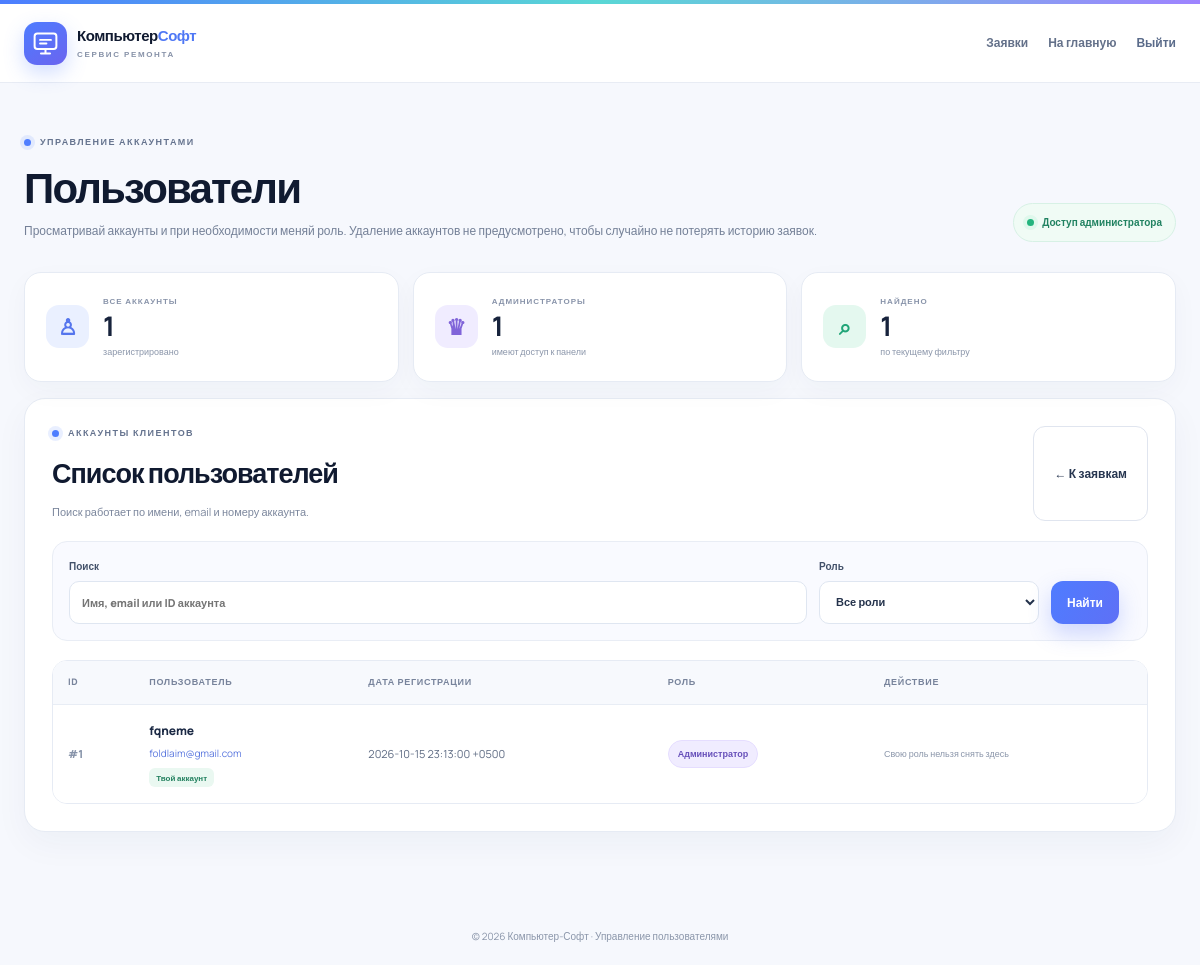
Page /admin/users (signed in) on the committed database.
### tables this page shows
CREATE TABLE users (
                id INTEGER PRIMARY KEY AUTOINCREMENT,
                full_name TEXT NOT NULL,
                email TEXT NOT NULL UNIQUE COLLATE NOCASE,
                password_hash TEXT NOT NULL,
                created_at TEXT NOT NULL
            , role TEXT NOT NULL DEFAULT 'user');

### app.py (the view)
@app.get("/admin/users")
@admin_required
def admin_users():
    search = (request.args.get("q") or "").strip()[:100]
    selected_role = (request.args.get("role") or "all").strip()
    if selected_role not in {"all", "user", "admin"}:
        selected_role = "all"
    conditions = []
    params = []
    if selected_role != "all":
        conditions.append("role = ?")
        params.append(selected_role)
    if search:
        conditions.append("(full_name LIKE ? OR email LIKE ? OR CAST(id AS TEXT) LIKE ?)")
        value = f"%{search}%"
        params.extend([value, value, value])
    sql = "SELECT id, full_name, email, created_at, role FROM users"
    if conditions:
        sql += " WHERE " + " AND ".join(conditions)
    sql += " ORDER BY id DESC LIMIT 500"
    with get_db_connection() as connection:
        users_list = connection.execute(sql, params).fetchall()
        total_users = connection.execute("SELECT COUNT(*) FROM users").fetchone()[0]
        total_admins = connection.execute("SELECT COUNT(*) FROM users WHERE role = 'admin'").fetchone()[0]
    return render_template(
        "admin_users.html",
        users_list=users_list,
        search=search,
        selected_role=selected_role,
        total_users=total_users,
        total_admins=total_admins,
        visible_count=len(users_list),
        current_admin_id=g.user["id"],
    )

### app.py (called while the page is built, shortened)
def get_db_connection() -> sqlite3.Connection:
    DATA_DIR.mkdir(parents=True, exist_ok=True)
    connection = sqlite3.connect(DB_PATH)
    connection.row_factory = sqlite3.Row
    connection.execute("PRAGMA foreign_keys = ON")
    return connection

def get_current_user():
    user_id = session.get("user_id")
    if not user_id:
        return None
    with get_db_connection() as connection:
        return connection.execute(
            "SELECT id, full_name, email, created_at, role FROM users WHERE id = ?",
            (user_id,),
        ).fetchone()

def generate_csrf_token() -> str:
    token = session.get("csrf_token")
    if not token:
        token = secrets.token_urlsafe(32)
        session["csrf_token"] = token
    return token

@app.before_request
def protect_post_requests():
    g.user = get_current_user()

@app.context_processor
def inject_template_helpers():
    return {
        "current_user": getattr(g, "user", None),
        "csrf_token": generate_csrf_token,
        "status_classes": STATUS_NAMES,
    }

def admin_required(view):
    @wraps(view)
    def wrapped_view(*args, **kwargs):
        user = getattr(g, "user", None)
        if user is None:
            flash("Войди в аккаунт администратора.", "error")
            return redirect(url_for("login"))
        if user["role"] != "admin":
            flash("У этой страницы доступ только для администратора.", "error")
            return redirect(url_for("account"))
        return view(*args, **kwargs)
    return wrapped_view

### templates/admin_users.html (shortened to what this page needs)
<!doctype html>
<html lang="ru">
<head>
  <link rel="stylesheet" href="{{ url_for('static', filename='css/style.css') }}">
</head>
<body class="admin-page">
  <header class="site-header auth-header">
    <div class="container nav-wrap">
      <a class="brand" href="{{ url_for('index') }}" aria-label="Компьютер-Софт — главная">
        <span class="brand-mark" aria-hidden="true"><svg viewBox="0 0 32 32" fill="none"><rect x="4" y="5" width="24" height="17" rx="3" stroke="currentColor" stroke-width="2.2"/><path d="M11 27h10M16 22v5M10 12h12M10 16h7" stroke="currentColor" stroke-width="2.2" stroke-linecap="round"/></svg></span>
        <span class="brand-text">Компьютер<span>Софт</span><small>СЕРВИС РЕМОНТА</small></span>
      </a>
      <div class="auth-header-links">
        <a href="{{ url_for('admin_dashboard') }}">Заявки</a>
        <a href="{{ url_for('index') }}">На главную</a>
        <form action="{{ url_for('logout') }}" method="post"><input type="hidden" name="csrf_token" value="{{ csrf_token() }}"><button type="submit" class="text-button">Выйти</button></form>
      </div>
    </div>
  </header>
  <main class="container admin-main">
    <section class="admin-heading">
      <div>
        <div class="auth-eyebrow"><span class="eyebrow-dot"></span> УПРАВЛЕНИЕ АККАУНТАМИ</div>
        <h1>Пользователи</h1>
        <p>Просматривай аккаунты и при необходимости меняй роль. Удаление аккаунтов не предусмотрено, чтобы случайно не потерять историю заявок.</p>
      </div>
      <div class="admin-access-label"><span class="admin-access-dot"></span> Доступ администратора</div>
    </section>
    <section class="admin-stats user-admin-stats" aria-label="Статистика пользователей">
      <article class="admin-stat-card"><span class="admin-stat-icon stat-blue">♙</span><div><small>ВСЕ АККАУНТЫ</small><strong>{{ total_users }}</strong><span>зарегистрировано</span></div></article>
      <article class="admin-stat-card"><span class="admin-stat-icon stat-violet">♛</span><div><small>АДМИНИСТРАТОРЫ</small><strong>{{ total_admins }}</strong><span>имеют доступ к панели</span></div></article>
      <article class="admin-stat-card"><span class="admin-stat-icon stat-green">⌕</span><div><small>НАЙДЕНО</small><strong>{{ visible_count }}{% if visible_count == 500 %}+{% endif %}</strong><span>по текущему фильтру</span></div></article>
    </section>
    <section class="admin-requests-section admin-users-section">
      <div class="admin-requests-head">
        <div><div class="auth-eyebrow"><span class="eyebrow-dot"></span> АККАУНТЫ КЛИЕНТОВ</div><h2>Список пользователей</h2><p>Поиск работает по имени, email и номеру аккаунта.</p></div>
        <a class="button button-secondary" href="{{ url_for('admin_dashboard') }}">← К заявкам</a>
      </div>
      <form class="admin-filter-form admin-users-filter" method="get" action="{{ url_for('admin_users') }}">
        <label class="admin-search-field"><span>Поиск</span><input type="search" name="q" value="{{ search }}" maxlength="100" placeholder="Имя, email или ID аккаунта"></label>
        <label><span>Роль</span><select name="role"><option value="all" {% if selected_role == 'all' %}selected{% endif %}>Все роли</option></select></label>
        <button class="button button-primary admin-filter-button" type="submit">Найти</button>
      </form>
      {% if users_list %}
        <div class="admin-users-table-wrap">
          <table class="admin-users-table">
            <thead><tr><th>ID</th><th>Пользователь</th><th>Дата регистрации</th><th>Роль</th><th>Действие</th></tr></thead>
            <tbody>
              {% for person in users_list %}
                <tr>
                  <td class="user-id-cell">#{{ person['id'] }}</td>
                  <td><strong class="admin-user-name">{{ person['full_name'] }}</strong><a class="admin-user-email" href="mailto:{{ person['email'] }}">{{ person['email'] }}</a>{% if person['id'] == current_admin_id %}<span class="current-account-label">Твой аккаунт</span>{% endif %}</td>
                  <td class="admin-user-date">{{ person['created_at'] }}</td>
                  <td><span class="role-pill {{ 'role-admin' if person['role'] == 'admin' else 'role-user' }}">{{ 'Администратор' if person['role'] == 'admin' else 'Пользователь' }}</span></td>
                  <td>
                    {% if person['id'] == current_admin_id %}
                      <span class="self-role-note">Свою роль нельзя снять здесь</span>
                    {% endif %}
                  </td>
                </tr>
              {% endfor %}
            </tbody>
          </table>
        </div>
      {% else %}
        <div class="orders-empty admin-empty"><div class="empty-icon">♙</div><h3>Пользователи не найдены</h3><p>Измени поисковый запрос или фильтр роли.</p><a class="button button-secondary" href="{{ url_for('admin_users') }}">Показать всех</a></div>
      {% endif %}
    </section>
  </main>
  <footer class="auth-footer">© 2026 Компьютер-Софт · Управление пользователями</footer>
</body>
</html>

### rows in the picture
users: id "1", full_name "fqneme", email "foldlaim@gmail.com", shows "Твой аккаунт", created_at "2026-10-15 23:13:00 +0500", role "Администратор", shows "Свою роль нельзя снять здесь"

### other values in the picture
{{ total_users }} "1"
{{ total_admins }} "1"
{{ visible_count }} "1"
